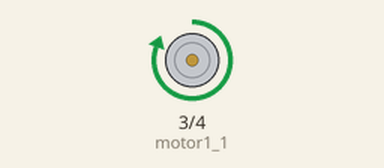
Simulated run of this sketch. Board: Arduino Uno, built with avr-gcc and run on an emulated ATmega328P. Shown: motor-driver pin pairs drawn as motors (green arrow = first pin HIGH = forward, orange = second pin HIGH = backward, longer = more drive).

Above: at 1.0 s.
At 3.0 s:
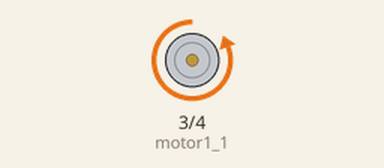
Timing chart, 0 to 5.2 s (numbered marks = the images above):
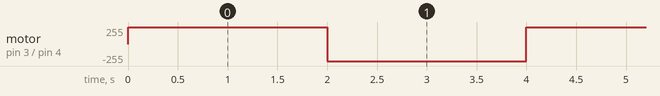

Measured:
- by itself, motor on pin 3 (motor1_1) / pin 4 (motor1_2): alternates forward 255/255 for 2.0 s and backward 255/255 for 2.0 s

The sketch:

dc-motor-test-01.ino
```cpp
#define motor1_1 3
#define motor1_2 4

void setup(){
  pinMode(motor1_1, OUTPUT);
  pinMode(motor1_2, OUTPUT);
}

void loop(){
  digitalWrite(motor1_1, HIGH);
  digitalWrite(motor1_2, LOW);
  delay(2000);
  digitalWrite(motor1_2,HIGH);
  digitalWrite(motor1_1, LOW);
  delay(2000);
}
```
